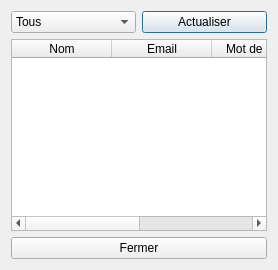
<?xml version="1.0" encoding="UTF-8"?>
<ui version="4.0">
 <class>DlgAffichageUtilisateurs</class>
 <widget class="QDialog" name="DlgAffichageUtilisateurs">
  <property name="windowTitle"><string>Affichage des utilisateurs</string></property>
  <layout class="QVBoxLayout" name="verticalLayout">
   <item>
    <layout class="QHBoxLayout" name="filterLayout">
     <item><widget class="QComboBox" name="comboFiltre">
       <item><property name="text"><string>Tous</string></property></item>
       <item><property name="text"><string>Actifs</string></property></item>
       <item><property name="text"><string>Inactifs</string></property></item>
     </widget></item>
     <item><widget class="QPushButton" name="btnActualiser"><property name="text"><string>Actualiser</string></property></widget></item>
    </layout>
   </item>
   <item>
    <widget class="QTableWidget" name="table">
     <property name="columnCount"><number>4</number></property>
     <column><property name="text"><string>Nom</string></property></column>
     <column><property name="text"><string>Email</string></property></column>
     <column><property name="text"><string>Mot de passe</string></property></column>
     <column><property name="text"><string>Actif</string></property></column>
    </widget>
   </item>
   <item><widget class="QPushButton" name="btnFermer"><property name="text"><string>Fermer</string></property></widget></item>
  </layout>
 </widget>
 <resources/>
 <connections/>
</ui>
